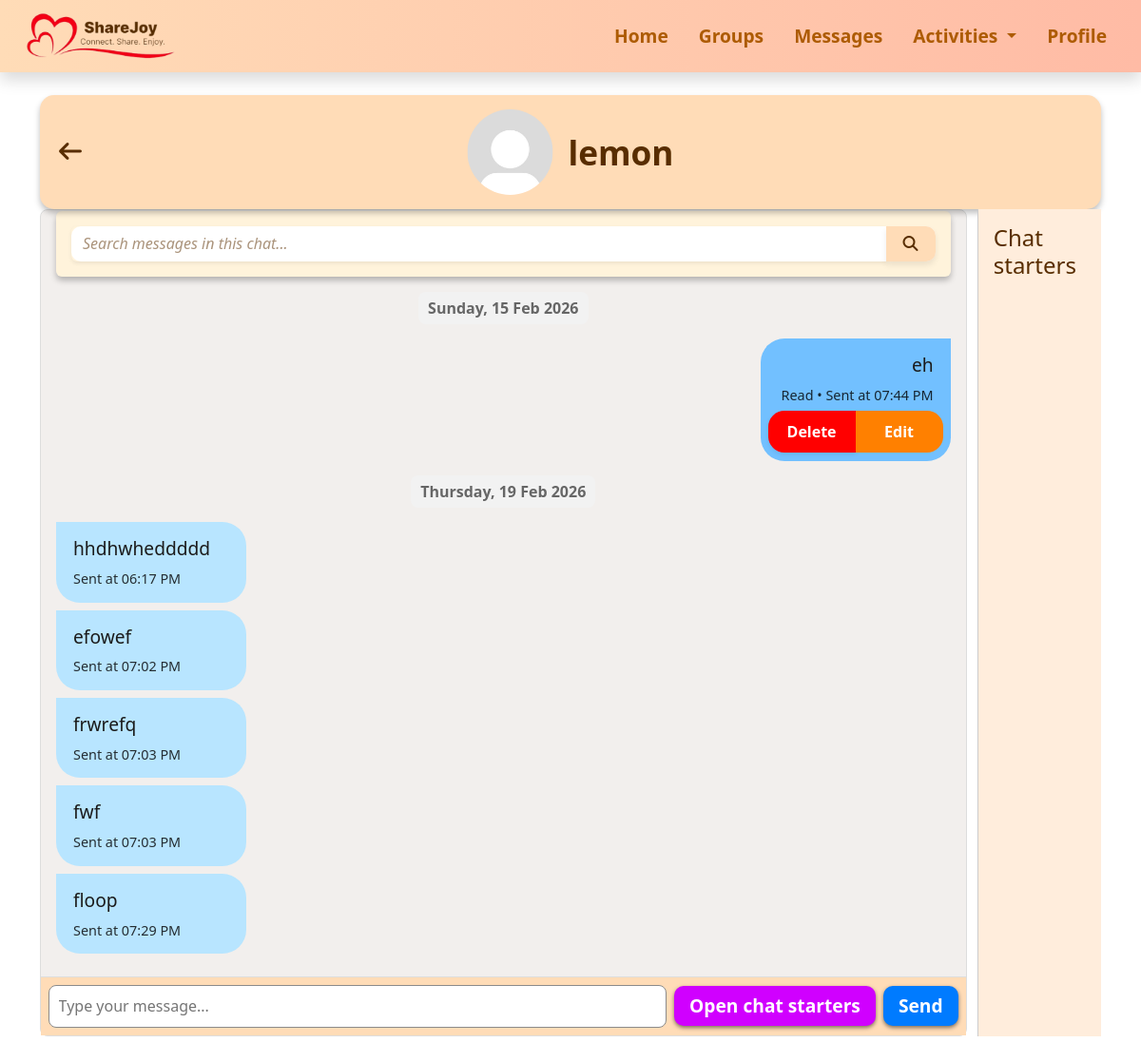
Before: /textchat/2 (signed in) with the older database file.
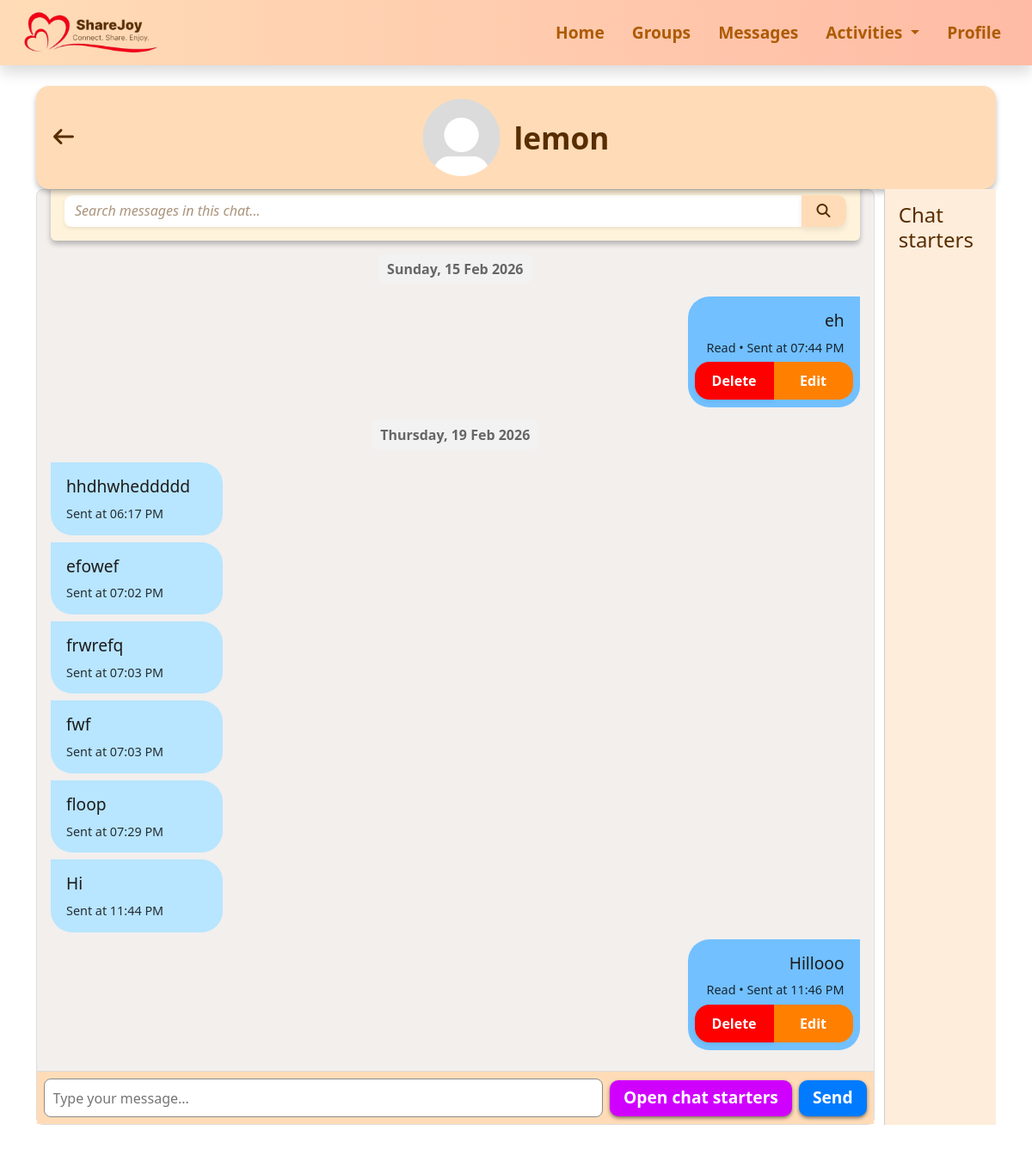
After: the same page with the newer database file.
### messages.py (models this page shows, shortened)
class Message(db.Model):
    __tablename__ = 'message'
    id = db.Column(db.Integer, primary_key=True)
    sender_id = db.Column(
        db.Integer,
        db.ForeignKey("user.id", name="fk_message_sender_id"),
        nullable=False
    )
    receiver_id = db.Column(
        db.Integer,
        db.ForeignKey("user.id", name="fk_message_receiver_id"),
        nullable=False
    )
    content = db.Column(db.Text, nullable=False)
    timestamp = db.Column(
        db.DateTime(timezone=True),
        nullable=False,
        default=lambda: datetime.now(pytz.utc),
        index=True
    )
    status = db.Column(db.String(20), default="Delivered")
    @property
    def date_only(self):
        return self.timestamp.date() if self.timestamp else None
    sender = db.relationship(
        'User',
        foreign_keys=[sender_id],
        backref=db.backref('sent_messages', lazy='dynamic', overlaps='messages_sent,sender_contact'),
        overlaps='messages_sent,sender_contact'
    )
    receiver = db.relationship(
        'User',
        foreign_keys=[receiver_id],
        backref=db.backref('received_messages', lazy='dynamic', overlaps='messages_received,receiver_contact'),
        overlaps='messages_received,receiver_contact'
    )

### app.py (the view, shortened to what this page needs)
@app.route("/textchat/<int:contact_id>", methods=["GET", "POST"])
def textchat(contact_id):
    if "user_id" not in session:
        return redirect(url_for("login"))
    user = User.query.get(session["user_id"])
    if not user:
        session.clear()
        return redirect(url_for("login"))
    contact = Contact.query.filter_by(
        id=contact_id,
        owner_user_id=user.id
    ).first()
    chat_user = None
    if contact:
        chat_user = User.query.get(contact.contact_user_id)
    if not chat_user:
        abort(404)
    search = request.args.get("search", "").strip()
    base_query = Message.query.filter(
        or_(
            and_(Message.sender_id == user.id, Message.receiver_id == chat_user.id),
            and_(Message.sender_id == chat_user.id, Message.receiver_id == user.id)
        )
    )
    if contact and contact.chat_cleared_at:
        base_query = base_query.filter(Message.timestamp > contact.chat_cleared_at)
    if search:
        base_query = base_query.filter(Message.content.ilike(f"%{search}%"))
    messages = base_query.order_by(Message.timestamp.asc()).all()
    Message.query.filter(
        Message.sender_id == chat_user.id,
        Message.receiver_id == user.id,
        Message.status != "Read"
    ).update({"status": "Read"})
    db.session.commit()
    return render_template(
        "textchat.html",
        contact=contact,
        chat_user=chat_user,
        messages=messages,
        user=user,
        title="Chat"
    )

### app.py (called while the page is built)
@app.template_filter("onlytime")
def onlytime(dt):
    if not dt:
        return ""
    if dt.tzinfo is None:
        dt = dt.replace(tzinfo=pytz.utc)
    sg_tz = pytz.timezone("Asia/Singapore")
    return dt.astimezone(sg_tz).strftime("%I:%M %p")

### templates/textchat.html (shortened to what this page needs)
{% extends "base.html" %}
{% block extra_css %}
<link rel="stylesheet" href="{{ url_for('static', filename='css/textchat.css') }}">
{% endblock %}
{% block content %}
<div class="section-box">
  <a href="{{ url_for('messages') }}" class="btn btn-link p-0 back-arrow">
    <i class="fa-solid fa-arrow-left"></i>
  </a>
  <div class="text-pfp-container">
    <img src="{{ url_for('static', filename='images/default_pfp.jpg') }}"
         alt="{{ contact.display_name }} picture" class="pfp">
    <span class="chat-username fw-semibold">
      {{ contact.display_name if contact else chat_user.user_unique_id }}
    </span>
  </div>
</div>
<div class="chat-wrapper">
  <div class="chat-container" id="chatContainer">
    <div class="messages-area">
      <div class="p-3 mb-3 rounded shadow-sm box1">
        <div class="d-flex flex-column flex-md-row align-items-start align-items-md-center gap-2">
          <form method="get" class="flex-grow-1 mb-2 mb-md-0 box2 rounded" id="message-search-form">
            <div class="input-group">
              <input type="text" name="search" class="form-control shadow-sm searchbar"
                placeholder="Search messages in this chat..." value="{{ request.args.get('search', '') }}">
              <button class="btn search-btn" type="submit">
                <i class="fa-solid fa-magnifying-glass"></i>
              </button>
            </div>
          </form>
        </div>
      </div>
      {% if messages %}
        {% for day, day_messages in messages|groupby('date_only') %}
          <div class="day-label">{{ day.strftime("%A, %d %b %Y") }}</div>
          {% for message in day_messages %}
      <div id="message-{{ message.id }}" class="message {% if message.sender_id == user.id %}sent{% else %}received{% endif %}">
        <div class="message-content">
          <p>{{ message.content }}</p>
          {% if message.sender_id != user.id %}
            <small>Sent at {{ message.timestamp|onlytime }}</small>
          {% else %}
            {% if message.read_at %}
              <small>Read • Sent at {{ message.timestamp|onlytime }}</small>
            {% elif message.delivered_at %}
              <small>Delivered • Sent at {{ message.timestamp|onlytime }}</small>
            {% else %}
              <small>{{ message.status }} • Sent at {{ message.timestamp|onlytime }}</small>
            {% endif %}
          {% endif %}
          {% if message.sender_id == user.id %}
            <div class="message-actions">
              <button type="button" class="btn redbtn btn-sm fw-semibold shadow-sm delete-btn"
                      data-bs-toggle="modal" data-bs-target="#deleteModal{{ message.id }}">
                Delete
              </button>
              <button type="button" class="edit-btn btn" onclick="startEdit(this)">
                Edit
              </button>
            </div>
          {% endif %}
        </div>
      </div>
          {% endfor %}
        {% endfor %}
{% endif %}
    </div>
    <form method="POST" class="input-area">
      <input type="text" name="content" class="message-input" placeholder="Type your message..." required>
      <button type="button" id="togglePaneButton" class="dobtn fw-semibold" onclick="togglePane()">Open chat starters</button>
      <button type="submit" class="send-btn dobtn fw-semibold">Send</button>
    </form>
  </div>
  <div class="right-pane" id="rightPane">
    <h4>Chat starters</h4>
  </div>
</div>
{% endblock %}

Changed rows visible on the page:
added Message: content "Hi", timestamp|onlytime "11:44 PM", shown under "Thursday, 19 Feb 2026"
added Message: content "Hillooo", status "Read", timestamp|onlytime "11:46 PM", shown under "Thursday, 19 Feb 2026"
